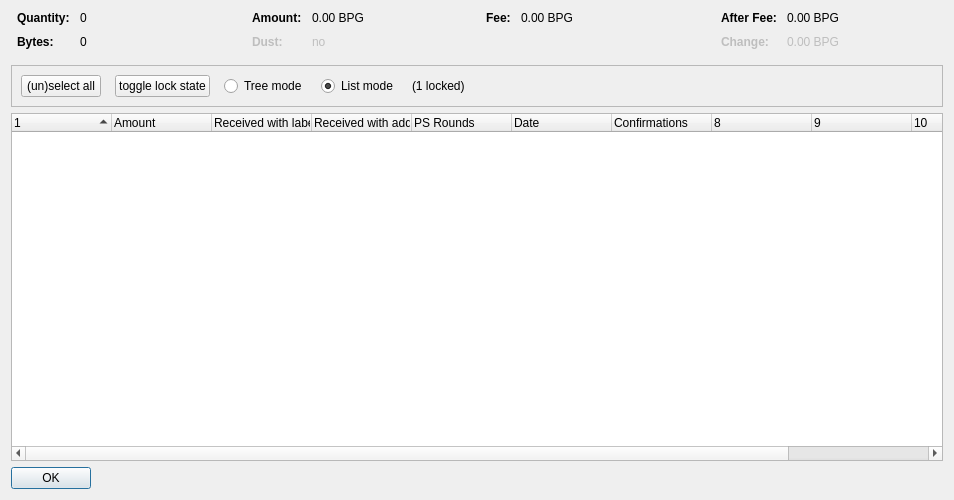
<?xml version="1.0" encoding="UTF-8"?>
<ui version="4.0">
 <class>CoinControlDialog</class>
 <widget class="QDialog" name="CoinControlDialog">
  <property name="geometry">
   <rect>
    <x>0</x>
    <y>0</y>
    <width>954</width>
    <height>500</height>
   </rect>
  </property>
  <property name="windowTitle">
   <string>Coin Selection</string>
  </property>
  <layout class="QVBoxLayout" name="verticalLayout">
   <item>
    <layout class="QHBoxLayout" name="horizontalLayoutTop" stretch="0,0,0,0">
     <property name="topMargin">
      <number>0</number>
     </property>
     <property name="bottomMargin">
      <number>10</number>
     </property>
     <item>
      <layout class="QFormLayout" name="formLayoutCoinControl1">
       <property name="horizontalSpacing">
        <number>10</number>
       </property>
       <property name="verticalSpacing">
        <number>10</number>
       </property>
       <property name="leftMargin">
        <number>6</number>
       </property>
       <property name="rightMargin">
        <number>6</number>
       </property>
       <item row="0" column="0">
        <widget class="QLabel" name="labelCoinControlQuantityText">
         <property name="font">
          <font>
           <weight>75</weight>
           <bold>true</bold>
          </font>
         </property>
         <property name="text">
          <string>Quantity:</string>
         </property>
        </widget>
       </item>
       <item row="0" column="1">
        <widget class="QLabel" name="labelCoinControlQuantity">
         <property name="cursor">
          <cursorShape>IBeamCursor</cursorShape>
         </property>
         <property name="contextMenuPolicy">
          <enum>Qt::ActionsContextMenu</enum>
         </property>
         <property name="text">
          <string notr="true">0</string>
         </property>
         <property name="textInteractionFlags">
          <set>Qt::LinksAccessibleByMouse|Qt::TextSelectableByKeyboard|Qt::TextSelectableByMouse</set>
         </property>
        </widget>
       </item>
       <item row="1" column="0">
        <widget class="QLabel" name="labelCoinControlBytesText">
         <property name="font">
          <font>
           <weight>75</weight>
           <bold>true</bold>
          </font>
         </property>
         <property name="text">
          <string>Bytes:</string>
         </property>
        </widget>
       </item>
       <item row="1" column="1">
        <widget class="QLabel" name="labelCoinControlBytes">
         <property name="cursor">
          <cursorShape>IBeamCursor</cursorShape>
         </property>
         <property name="contextMenuPolicy">
          <enum>Qt::ActionsContextMenu</enum>
         </property>
         <property name="text">
          <string notr="true">0</string>
         </property>
         <property name="textInteractionFlags">
          <set>Qt::LinksAccessibleByMouse|Qt::TextSelectableByKeyboard|Qt::TextSelectableByMouse</set>
         </property>
        </widget>
       </item>
      </layout>
     </item>
     <item>
      <layout class="QFormLayout" name="formLayoutCoinControl2">
       <property name="horizontalSpacing">
        <number>10</number>
       </property>
       <property name="verticalSpacing">
        <number>10</number>
       </property>
       <property name="leftMargin">
        <number>6</number>
       </property>
       <property name="rightMargin">
        <number>6</number>
       </property>
       <item row="0" column="0">
        <widget class="QLabel" name="labelCoinControlAmountText">
         <property name="font">
          <font>
           <weight>75</weight>
           <bold>true</bold>
          </font>
         </property>
         <property name="text">
          <string>Amount:</string>
         </property>
        </widget>
       </item>
       <item row="0" column="1">
        <widget class="QLabel" name="labelCoinControlAmount">
         <property name="cursor">
          <cursorShape>IBeamCursor</cursorShape>
         </property>
         <property name="contextMenuPolicy">
          <enum>Qt::ActionsContextMenu</enum>
         </property>
         <property name="text">
          <string notr="true">0.00 BPG</string>
         </property>
         <property name="textInteractionFlags">
          <set>Qt::LinksAccessibleByMouse|Qt::TextSelectableByKeyboard|Qt::TextSelectableByMouse</set>
         </property>
        </widget>
       </item>
       <item row="1" column="0">
        <widget class="QLabel" name="labelCoinControlLowOutputText">
         <property name="enabled">
          <bool>false</bool>
         </property>
         <property name="font">
          <font>
           <weight>75</weight>
           <bold>true</bold>
          </font>
         </property>
         <property name="text">
          <string>Dust:</string>
         </property>
        </widget>
       </item>
       <item row="1" column="1">
        <widget class="QLabel" name="labelCoinControlLowOutput">
         <property name="enabled">
          <bool>false</bool>
         </property>
         <property name="cursor">
          <cursorShape>IBeamCursor</cursorShape>
         </property>
         <property name="contextMenuPolicy">
          <enum>Qt::ActionsContextMenu</enum>
         </property>
         <property name="text">
          <string notr="true">no</string>
         </property>
         <property name="textInteractionFlags">
          <set>Qt::LinksAccessibleByMouse|Qt::TextSelectableByKeyboard|Qt::TextSelectableByMouse</set>
         </property>
        </widget>
       </item>
      </layout>
     </item>
     <item>
      <layout class="QFormLayout" name="formLayoutCoinControl3">
       <property name="horizontalSpacing">
        <number>10</number>
       </property>
       <property name="verticalSpacing">
        <number>10</number>
       </property>
       <property name="leftMargin">
        <number>6</number>
       </property>
       <property name="rightMargin">
        <number>6</number>
       </property>
       <item row="0" column="0">
        <widget class="QLabel" name="labelCoinControlFeeText">
         <property name="font">
          <font>
           <weight>75</weight>
           <bold>true</bold>
          </font>
         </property>
         <property name="text">
          <string>Fee:</string>
         </property>
        </widget>
       </item>
       <item row="0" column="1">
        <widget class="QLabel" name="labelCoinControlFee">
         <property name="cursor">
          <cursorShape>IBeamCursor</cursorShape>
         </property>
         <property name="contextMenuPolicy">
          <enum>Qt::ActionsContextMenu</enum>
         </property>
         <property name="text">
          <string notr="true">0.00 BPG</string>
         </property>
         <property name="textInteractionFlags">
          <set>Qt::LinksAccessibleByMouse|Qt::TextSelectableByKeyboard|Qt::TextSelectableByMouse</set>
         </property>
        </widget>
       </item>
      </layout>
     </item>
     <item>
      <layout class="QFormLayout" name="formLayoutCoinControl4">
       <property name="horizontalSpacing">
        <number>10</number>
       </property>
       <property name="verticalSpacing">
        <number>10</number>
       </property>
       <property name="leftMargin">
        <number>6</number>
       </property>
       <property name="rightMargin">
        <number>6</number>
       </property>
       <item row="0" column="0">
        <widget class="QLabel" name="labelCoinControlAfterFeeText">
         <property name="font">
          <font>
           <weight>75</weight>
           <bold>true</bold>
          </font>
         </property>
         <property name="text">
          <string>After Fee:</string>
         </property>
        </widget>
       </item>
       <item row="0" column="1">
        <widget class="QLabel" name="labelCoinControlAfterFee">
         <property name="cursor">
          <cursorShape>IBeamCursor</cursorShape>
         </property>
         <property name="contextMenuPolicy">
          <enum>Qt::ActionsContextMenu</enum>
         </property>
         <property name="text">
          <string notr="true">0.00 BPG</string>
         </property>
         <property name="textInteractionFlags">
          <set>Qt::LinksAccessibleByMouse|Qt::TextSelectableByKeyboard|Qt::TextSelectableByMouse</set>
         </property>
        </widget>
       </item>
       <item row="1" column="0">
        <widget class="QLabel" name="labelCoinControlChangeText">
         <property name="enabled">
          <bool>false</bool>
         </property>
         <property name="font">
          <font>
           <weight>75</weight>
           <bold>true</bold>
          </font>
         </property>
         <property name="text">
          <string>Change:</string>
         </property>
        </widget>
       </item>
       <item row="1" column="1">
        <widget class="QLabel" name="labelCoinControlChange">
         <property name="enabled">
          <bool>false</bool>
         </property>
         <property name="cursor">
          <cursorShape>IBeamCursor</cursorShape>
         </property>
         <property name="contextMenuPolicy">
          <enum>Qt::ActionsContextMenu</enum>
         </property>
         <property name="text">
          <string notr="true">0.00 BPG</string>
         </property>
         <property name="textInteractionFlags">
          <set>Qt::LinksAccessibleByMouse|Qt::TextSelectableByKeyboard|Qt::TextSelectableByMouse</set>
         </property>
        </widget>
       </item>
      </layout>
     </item>
    </layout>
   </item>
   <item>
    <widget class="QFrame" name="frame">
     <property name="minimumSize">
      <size>
       <width>0</width>
       <height>40</height>
      </size>
     </property>
     <property name="frameShape">
      <enum>QFrame::StyledPanel</enum>
     </property>
     <property name="frameShadow">
      <enum>QFrame::Sunken</enum>
     </property>
     <layout class="QHBoxLayout" name="horizontalLayout">
      <item>
       <layout class="QHBoxLayout" name="horizontalLayoutPanel" stretch="0,0,0,0,0,0">
        <property name="spacing">
         <number>14</number>
        </property>
        <item>
         <widget class="QPushButton" name="pushButtonSelectAll">
          <property name="sizePolicy">
           <sizepolicy hsizetype="Maximum" vsizetype="Fixed">
            <horstretch>0</horstretch>
            <verstretch>0</verstretch>
           </sizepolicy>
          </property>
          <property name="text">
           <string>(un)select all</string>
          </property>
          <property name="autoDefault">
           <bool>false</bool>
          </property>
         </widget>
        </item>
        <item>
         <widget class="QPushButton" name="pushButtonToggleLock">
          <property name="sizePolicy">
           <sizepolicy hsizetype="Maximum" vsizetype="Fixed">
            <horstretch>0</horstretch>
            <verstretch>0</verstretch>
           </sizepolicy>
          </property>
          <property name="text">
           <string>toggle lock state</string>
          </property>
          <property name="autoDefault">
           <bool>false</bool>
          </property>
         </widget>
        </item>
        <item>
         <widget class="QRadioButton" name="radioTreeMode">
          <property name="sizePolicy">
           <sizepolicy hsizetype="Maximum" vsizetype="Fixed">
            <horstretch>0</horstretch>
            <verstretch>0</verstretch>
           </sizepolicy>
          </property>
          <property name="text">
           <string>Tree mode</string>
          </property>
         </widget>
        </item>
        <item>
         <widget class="QRadioButton" name="radioListMode">
          <property name="sizePolicy">
           <sizepolicy hsizetype="Maximum" vsizetype="Fixed">
            <horstretch>0</horstretch>
            <verstretch>0</verstretch>
           </sizepolicy>
          </property>
          <property name="text">
           <string>List mode</string>
          </property>
          <property name="checked">
           <bool>true</bool>
          </property>
         </widget>
        </item>
        <item>
         <widget class="QLabel" name="labelLocked">
          <property name="text">
           <string>(1 locked)</string>
          </property>
         </widget>
        </item>
        <item>
         <spacer name="horizontalSpacer">
          <property name="orientation">
           <enum>Qt::Horizontal</enum>
          </property>
          <property name="sizeHint" stdset="0">
           <size>
            <width>40</width>
            <height>20</height>
           </size>
          </property>
         </spacer>
        </item>
       </layout>
      </item>
     </layout>
    </widget>
   </item>
   <item>
    <widget class="CoinControlTreeWidget" name="treeWidget">
     <property name="contextMenuPolicy">
      <enum>Qt::CustomContextMenu</enum>
     </property>
     <property name="sortingEnabled">
      <bool>false</bool>
     </property>
     <property name="columnCount">
      <number>11</number>
     </property>
     <attribute name="headerShowSortIndicator" stdset="0">
      <bool>true</bool>
     </attribute>
     <attribute name="headerStretchLastSection">
      <bool>false</bool>
     </attribute>
     <column>
      <property name="text">
       <string/>
      </property>
     </column>
     <column>
      <property name="text">
       <string>Amount</string>
      </property>
     </column>
     <column>
      <property name="text">
       <string>Received with label</string>
      </property>
     </column>
     <column>
      <property name="text">
       <string>Received with address</string>
      </property>
     </column>
     <column>
      <property name="text">
       <string>PS Rounds</string>
      </property>
     </column>
     <column>
      <property name="text">
       <string>Date</string>
      </property>
     </column>
     <column>
      <property name="text">
       <string>Confirmations</string>
      </property>
      <property name="toolTip">
       <string>Confirmed</string>
      </property>
     </column>
     <column>
      <property name="text">
       <string/>
      </property>
     </column>
     <column>
      <property name="text">
       <string/>
      </property>
     </column>
     <column>
      <property name="text">
       <string/>
      </property>
     </column>
     <column>
      <property name="text">
       <string/>
      </property>
     </column>
    </widget>
   </item>
   <item>
    <widget class="QDialogButtonBox" name="buttonBox">
     <property name="sizePolicy">
      <sizepolicy hsizetype="Maximum" vsizetype="Fixed">
       <horstretch>0</horstretch>
       <verstretch>0</verstretch>
      </sizepolicy>
     </property>
     <property name="orientation">
      <enum>Qt::Horizontal</enum>
     </property>
     <property name="standardButtons">
      <set>QDialogButtonBox::Ok</set>
     </property>
    </widget>
   </item>
  </layout>
 </widget>
 <customwidgets>
  <customwidget>
   <class>CoinControlTreeWidget</class>
   <extends>QTreeWidget</extends>
   <header>coincontroltreewidget.h</header>
  </customwidget>
 </customwidgets>
 <resources/>
 <connections/>
</ui>
